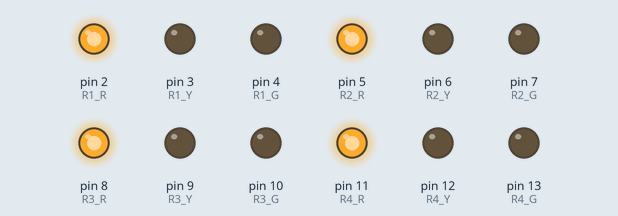
Bench run of a sketch on a simulated Arduino Uno, built with avr-gcc and run on an emulated ATmega328P. On the bench: output pins drawn as LEDs (lit = HIGH).

Above: at 0.1 s.
At 5.6 s:
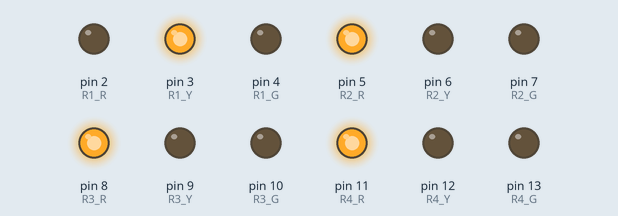
At 12.6 s:
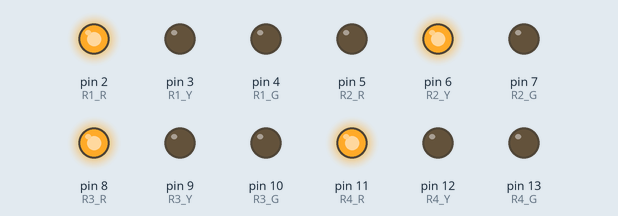
At 19.6 s:
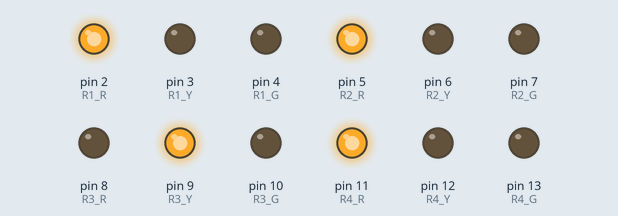
At 26.6 s:
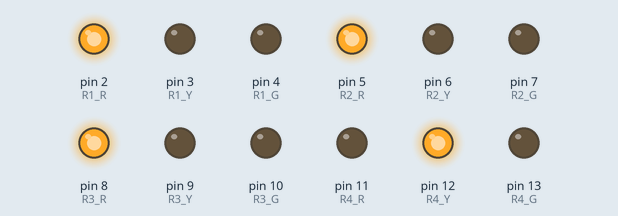
At 35.6 s:
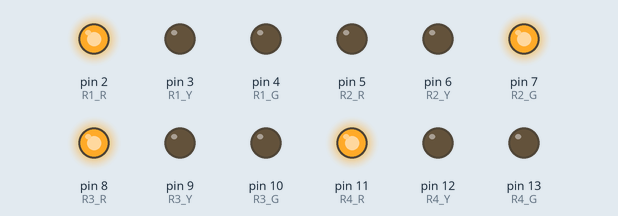
Timing chart, 0 to 37.1 s (numbered marks = the images above):
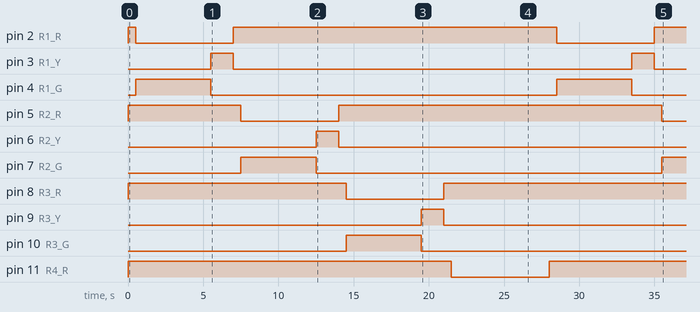

The sketch:

Static_Signal_Code.ino
```cpp
// ======================================
// 4-Way Static Traffic Signal
// Clean & Safe Version
// ======================================

// -------- Road 1 --------
const int R1_R = 2;
const int R1_Y = 3;
const int R1_G = 4;

// -------- Road 2 --------
const int R2_R = 5;
const int R2_Y = 6;
const int R2_G = 7;

// -------- Road 3 --------
const int R3_R = 8;
const int R3_Y = 9;
const int R3_G = 10;

// -------- Road 4 --------
const int R4_R = 11;
const int R4_Y = 12;
const int R4_G = 13;

// Timing (milliseconds)
const int GREEN_TIME  = 5000;
const int YELLOW_TIME = 1500;
const int ALL_RED_TIME = 500;

void setup() {
  for (int i = 2; i <= 13; i++) {
    pinMode(i, OUTPUT);
  }
  setAllRed();
}

void loop() {

  controlRoad(R1_R, R1_Y, R1_G);
  controlRoad(R2_R, R2_Y, R2_G);
  controlRoad(R3_R, R3_Y, R3_G);
  controlRoad(R4_R, R4_Y, R4_G);
}

// ======================================
// Function to Control One Road
// ======================================
void controlRoad(int redPin, int yellowPin, int greenPin) {

  setAllRed();
  delay(ALL_RED_TIME);   // Safety gap

  digitalWrite(redPin, LOW);   // Turn OFF red
  digitalWrite(greenPin, HIGH);
  delay(GREEN_TIME);

  digitalWrite(greenPin, LOW);
  digitalWrite(yellowPin, HIGH);
  delay(YELLOW_TIME);

  digitalWrite(yellowPin, LOW);
}

// ======================================
// Function to Set All Roads RED
// ======================================
void setAllRed() {

  digitalWrite(R1_R, HIGH);
  digitalWrite(R2_R, HIGH);
  digitalWrite(R3_R, HIGH);
  digitalWrite(R4_R, HIGH);

  digitalWrite(R1_Y, LOW);
  digitalWrite(R2_Y, LOW);
  digitalWrite(R3_Y, LOW);
  digitalWrite(R4_Y, LOW);

  digitalWrite(R1_G, LOW);
  digitalWrite(R2_G, LOW);
  digitalWrite(R3_G, LOW);
  digitalWrite(R4_G, LOW);
}
```

Measured:
- by itself, pin 2 (R1_R): alternates HIGH for 21.5 s and LOW for 6.5 s
- by itself, pin 3 (R1_Y): alternates HIGH for 1.5 s and LOW for 26.5 s
- by itself, pin 4 (R1_G): alternates HIGH for 5.0 s and LOW for 23.0 s
- by itself, pin 5 (R2_R): HIGH → LOW at 7.5 s, → HIGH 6.5 s later, → LOW 21.5 s later
- by itself, pin 6 (R2_Y): LOW → HIGH at 12.5 s, → LOW 1.5 s later
- by itself, pin 7 (R2_G): LOW → HIGH at 7.5 s, → LOW 5.0 s later, → HIGH 23.0 s later
- by itself, pin 8 (R3_R): HIGH → LOW at 14.5 s, → HIGH 6.5 s later
- by itself, pin 9 (R3_Y): LOW → HIGH at 19.5 s, → LOW 1.5 s later
